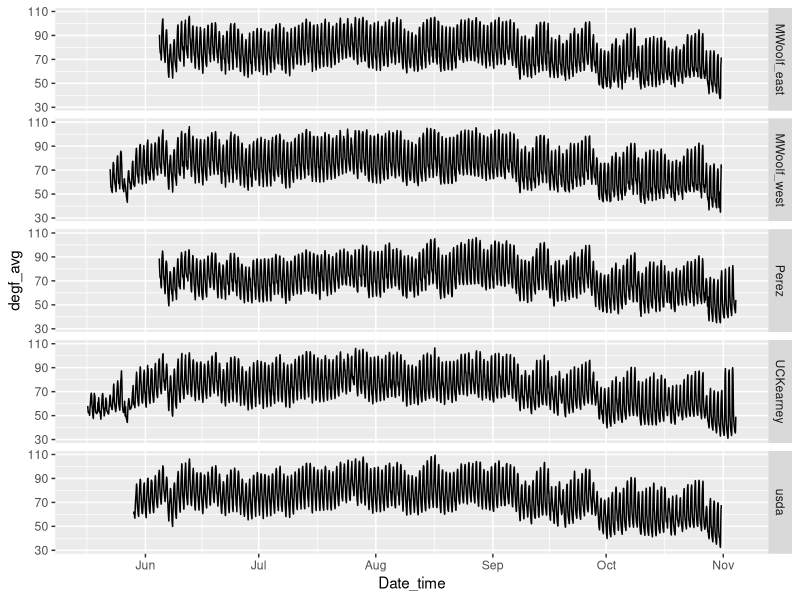

Write the R code that produced this figure. (Note: this script raises an error after producing the figure.)
#===========================================================================#
# script1_temperature_variation.R
#
#
#===========================================================================#


library(tidyverse)
library(lubridate)

## Variation in 2019 data
alltemps19 <- readr::read_csv("./trapview_temps_degf_y19.csv")

ggplot(alltemps19, aes(x = Date_time, y = degf_avg)) +
  geom_line() +
  facet_grid(site ~ .) 

  # May is in 2 of the 6 data sets, nothing earlier

  + coord_cartesian(ylim = c(52, 66))


ggplot(alltemps19, aes(x = Date_time, y = degf_avg)) +
  geom_line() +
  facet_grid(site ~ .) 

# May is in 2 of the 6 data sets, nothing earlier

# Examine by month in order to contrast and to expand the x-scale. In order
# to do that, get month and day of month as variables

alltemps19
# A tibble: 18,969 x 6
#   site      Date_time           degf_avg degf_lo degf_hi rh_avg
#   <chr>     <dttm>                 <dbl>   <dbl>   <dbl>  <dbl>
# 1 UCKearney 2019-05-16 17:00:00     56.1    55.4    56.8   83.0
# 2 UCKearney 2019-05-16 18:00:00     57.5    56.1    58.6   81.7

alltemps19 %>% 
  mutate(mnth = month(Date_time, label = TRUE, abbr = TRUE),
         day_of_mnth = mday(Date_time)) %>% 
  group_by(site, mnth, day_of_mnth) %>% 
  summarise(mintemp = min(degf_lo)) %>% 
  ggplot(., aes(x = day_of_mnth, y = mintemp, color = site)) +
    geom_line() +
    facet_grid(mnth ~ .) + #, scales = "free_y")
    ylim(52,66)

# Nightly low was in this range in almost all months (lower in October?)
# Need to look at diurnal variation, but these data suggest no great differences
# from June to September
